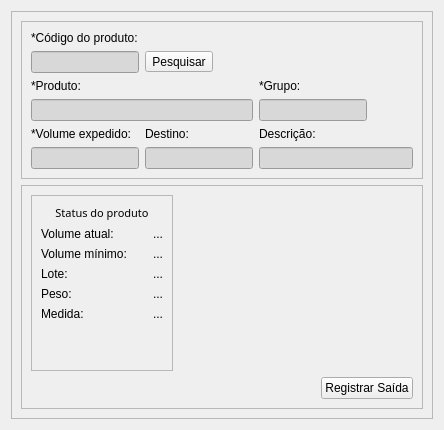
            <widget class="QWidget" name="tab_5">
             <attribute name="title">
              <string>Registrar saída</string>
             </attribute>
             <layout class="QVBoxLayout" name="verticalLayout_14">
              <item>
               <widget class="QFrame" name="frame_11">
                <property name="frameShape">
                 <enum>QFrame::StyledPanel</enum>
                </property>
                <property name="frameShadow">
                 <enum>QFrame::Raised</enum>
                </property>
                <layout class="QVBoxLayout" name="verticalLayout_15">
                 <item>
                  <widget class="QFrame" name="frame_13">
                   <property name="frameShape">
                    <enum>QFrame::StyledPanel</enum>
                   </property>
                   <property name="frameShadow">
                    <enum>QFrame::Raised</enum>
                   </property>
                   <layout class="QGridLayout" name="gridLayout_5">
                    <item row="0" column="0">
                     <widget class="QLabel" name="label_4">
                      <property name="text">
                       <string>*Código do produto:</string>
                      </property>
                     </widget>
                    </item>
                    <item row="2" column="3">
                     <widget class="QLabel" name="label_6">
                      <property name="text">
                       <string>*Grupo:</string>
                      </property>
                     </widget>
                    </item>
                    <item row="1" column="0">
                     <widget class="QLineEdit" name="lineEdit_7">
                      <property name="styleSheet">
                       <string notr="true">background-color: rgb(216, 216, 216);</string>
                      </property>
                     </widget>
                    </item>
                    <item row="5" column="0">
                     <widget class="QLineEdit" name="lineEdit_8">
                      <property name="styleSheet">
                       <string notr="true">background-color: rgb(216, 216, 216);</string>
                      </property>
                     </widget>
                    </item>
                    <item row="1" column="1">
                     <widget class="QToolButton" name="toolButton_3">
                      <property name="text">
                       <string>Pesquisar</string>
                      </property>
                     </widget>
                    </item>
                    <item row="2" column="0">
                     <widget class="QLabel" name="label_5">
                      <property name="text">
                       <string>*Produto:</string>
                      </property>
                     </widget>
                    </item>
                    <item row="3" column="3">
                     <widget class="QLineEdit" name="lineEdit_3">
                      <property name="styleSheet">
                       <string notr="true">background-color: rgb(216, 216, 216);</string>
                      </property>
                     </widget>
                    </item>
                    <item row="3" column="0" colspan="3">
                     <widget class="QLineEdit" name="lineEdit_10">
                      <property name="styleSheet">
                       <string notr="true">background-color: rgb(216, 216, 216);</string>
                      </property>
                     </widget>
                    </item>
                    <item row="4" column="0">
                     <widget class="QLabel" name="label_7">
                      <property name="text">
                       <string>*Volume expedido:</string>
                      </property>
                     </widget>
                    </item>
                    <item row="3" column="4">
                     <spacer name="horizontalSpacer_3">
                      <property name="orientation">
                       <enum>Qt::Horizontal</enum>
                      </property>
                      <property name="sizeHint" stdset="0">
                       <size>
                        <width>40</width>
                        <height>20</height>
                       </size>
                      </property>
                     </spacer>
                    </item>
                    <item row="4" column="1">
                     <widget class="QLabel" name="label_8">
                      <property name="text">
                       <string>Destino:</string>
                      </property>
                     </widget>
                    </item>
                    <item row="5" column="1" colspan="2">
                     <widget class="QLineEdit" name="lineEdit_5">
                      <property name="styleSheet">
                       <string notr="true">background-color: rgb(216, 216, 216);</string>
                      </property>
                     </widget>
                    </item>
                    <item row="5" column="3" colspan="2">
                     <widget class="QLineEdit" name="lineEdit_4">
                      <property name="styleSheet">
                       <string notr="true">background-color: rgb(216, 216, 216);</string>
                      </property>
                      <property name="text">
                       <string/>
                      </property>
                      <property name="placeholderText">
                       <string/>
                      </property>
                     </widget>
                    </item>
                    <item row="4" column="3">
                     <widget class="QLabel" name="label_9">
                      <property name="text">
                       <string>Descrição:</string>
                      </property>
                     </widget>
                    </item>
                   </layout>
                  </widget>
                 </item>
                 <item>
                  <widget class="QFrame" name="frame_14">
                   <property name="frameShape">
                    <enum>QFrame::StyledPanel</enum>
                   </property>
                   <property name="frameShadow">
                    <enum>QFrame::Raised</enum>
                   </property>
                   <layout class="QGridLayout" name="gridLayout_4">
                    <item row="3" column="0">
                     <spacer name="horizontalSpacer_2">
                      <property name="orientation">
                       <enum>Qt::Horizontal</enum>
                      </property>
                      <property name="sizeType">
                       <enum>QSizePolicy::MinimumExpanding</enum>
                      </property>
                      <property name="sizeHint" stdset="0">
                       <size>
                        <width>40</width>
                        <height>20</height>
                       </size>
                      </property>
                     </spacer>
                    </item>
                    <item row="3" column="2">
                     <widget class="QPushButton" name="pushButton_2">
                      <property name="text">
                       <string>Registrar Saída</string>
                      </property>
                     </widget>
                    </item>
                    <item row="0" column="2">
                     <spacer name="verticalSpacer_6">
                      <property name="orientation">
                       <enum>Qt::Vertical</enum>
                      </property>
                      <property name="sizeType">
                       <enum>QSizePolicy::Expanding</enum>
                      </property>
                      <property name="sizeHint" stdset="0">
                       <size>
                        <width>20</width>
                        <height>40</height>
                       </size>
                      </property>
                     </spacer>
                    </item>
                    <item row="0" column="0">
                     <widget class="QFrame" name="frame_18">
                      <property name="styleSheet">
                       <string notr="true"/>
                      </property>
                      <property name="frameShape">
                       <enum>QFrame::StyledPanel</enum>
                      </property>
                      <property name="frameShadow">
                       <enum>QFrame::Raised</enum>
                      </property>
                      <layout class="QGridLayout" name="gridLayout_6">
                       <item row="6" column="1">
                        <widget class="QLabel" name="lote_saida">
                         <property name="text">
                          <string>...</string>
                         </property>
                         <property name="alignment">
                          <set>Qt::AlignRight|Qt::AlignTrailing|Qt::AlignVCenter</set>
                         </property>
                        </widget>
                       </item>
                       <item row="7" column="1">
                        <widget class="QLabel" name="peso_saida">
                         <property name="text">
                          <string>...</string>
                         </property>
                         <property name="alignment">
                          <set>Qt::AlignRight|Qt::AlignTrailing|Qt::AlignVCenter</set>
                         </property>
                        </widget>
                       </item>
                       <item row="8" column="1">
                        <widget class="QLabel" name="medida_saida">
                         <property name="text">
                          <string>...</string>
                         </property>
                         <property name="alignment">
                          <set>Qt::AlignRight|Qt::AlignTrailing|Qt::AlignVCenter</set>
                         </property>
                        </widget>
                       </item>
                       <item row="6" column="0">
                        <widget class="QLabel" name="label_10">
                         <property name="text">
                          <string>Lote:</string>
                         </property>
                        </widget>
                       </item>
                       <item row="5" column="0">
                        <widget class="QLabel" name="label_11">
                         <property name="text">
                          <string>Volume mínimo:</string>
                         </property>
                        </widget>
                       </item>
                       <item row="1" column="0">
                        <widget class="QLabel" name="label_12">
                         <property name="text">
                          <string>Volume atual:</string>
                         </property>
                        </widget>
                       </item>
                       <item row="7" column="0">
                        <widget class="QLabel" name="label_13">
                         <property name="text">
                          <string>Peso:</string>
                         </property>
                        </widget>
                       </item>
                       <item row="8" column="0">
                        <widget class="QLabel" name="label_14">
                         <property name="text">
                          <string>Medida:</string>
                         </property>
                        </widget>
                       </item>
                       <item row="5" column="1">
                        <widget class="QLabel" name="volume_minimo_saida">
                         <property name="text">
                          <string>...</string>
                         </property>
                         <property name="alignment">
                          <set>Qt::AlignRight|Qt::AlignTrailing|Qt::AlignVCenter</set>
                         </property>
                        </widget>
                       </item>
                       <item row="9" column="0">
                        <spacer name="verticalSpacer_7">
                         <property name="orientation">
                          <enum>Qt::Vertical</enum>
                         </property>
                         <property name="sizeHint" stdset="0">
                          <size>
                           <width>20</width>
                           <height>40</height>
                          </size>
                         </property>
                        </spacer>
                       </item>
                       <item row="1" column="1">
                        <widget class="QLabel" name="volume_atual_saida">
                         <property name="text">
                          <string>...</string>
                         </property>
                         <property name="alignment">
                          <set>Qt::AlignRight|Qt::AlignTrailing|Qt::AlignVCenter</set>
                         </property>
                        </widget>
                       </item>
                       <item row="0" column="0" colspan="2">
                        <widget class="QLabel" name="label_21">
                         <property name="font">
                          <font>
                           <family>Bahnschrift SemiBold</family>
                           <pointsize>8</pointsize>
                           <weight>7</weight>
                           <italic>false</italic>
                           <bold>false</bold>
                          </font>
                         </property>
                         <property name="layoutDirection">
                          <enum>Qt::LeftToRight</enum>
                         </property>
                         <property name="text">
                          <string>Status do produto</string>
                         </property>
                         <property name="alignment">
                          <set>Qt::AlignCenter</set>
                         </property>
                        </widget>
                       </item>
                      </layout>
                     </widget>
                    </item>
                    <item row="0" column="1">
                     <spacer name="horizontalSpacer_4">
                      <property name="orientation">
                       <enum>Qt::Horizontal</enum>
                      </property>
                      <property name="sizeHint" stdset="0">
                       <size>
                        <width>40</width>
                        <height>20</height>
                       </size>
                      </property>
                     </spacer>
                    </item>
                   </layout>
                  </widget>
                 </item>
                </layout>
               </widget>
              </item>
             </layout>
            </widget>
